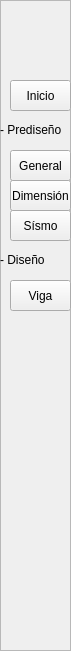
   <widget class="QFrame" name="buttons">
    <property name="geometry">
     <rect>
      <x>0</x>
      <y>0</y>
      <width>71</width>
      <height>651</height>
     </rect>
    </property>
    <property name="frameShape">
     <enum>QFrame::StyledPanel</enum>
    </property>
    <property name="frameShadow">
     <enum>QFrame::Raised</enum>
    </property>
    <widget class="QLabel" name="label_69">
     <property name="geometry">
      <rect>
       <x>0</x>
       <y>120</y>
       <width>71</width>
       <height>20</height>
      </rect>
     </property>
     <property name="text">
      <string>- Prediseño</string>
     </property>
    </widget>
    <widget class="QLabel" name="label_94">
     <property name="geometry">
      <rect>
       <x>0</x>
       <y>250</y>
       <width>71</width>
       <height>20</height>
      </rect>
     </property>
     <property name="text">
      <string>- Diseño</string>
     </property>
    </widget>
    <widget class="QPushButton" name="boton_frame_principal">
     <property name="geometry">
      <rect>
       <x>10</x>
       <y>80</y>
       <width>61</width>
       <height>31</height>
      </rect>
     </property>
     <property name="text">
      <string>Inicio</string>
     </property>
    </widget>
    <widget class="QPushButton" name="boton_frame_dimension">
     <property name="enabled">
      <bool>true</bool>
     </property>
     <property name="geometry">
      <rect>
       <x>10</x>
       <y>180</y>
       <width>61</width>
       <height>31</height>
      </rect>
     </property>
     <property name="text">
      <string>Dimensión</string>
     </property>
    </widget>
    <widget class="QPushButton" name="boton_frame_sismo">
     <property name="enabled">
      <bool>true</bool>
     </property>
     <property name="geometry">
      <rect>
       <x>10</x>
       <y>210</y>
       <width>61</width>
       <height>31</height>
      </rect>
     </property>
     <property name="text">
      <string>Sísmo</string>
     </property>
    </widget>
    <widget class="QPushButton" name="boton_frame_diseno_viga">
     <property name="enabled">
      <bool>true</bool>
     </property>
     <property name="geometry">
      <rect>
       <x>10</x>
       <y>280</y>
       <width>61</width>
       <height>31</height>
      </rect>
     </property>
     <property name="text">
      <string>Viga</string>
     </property>
    </widget>
    <widget class="QLabel" name="label_logo_pequeno">
     <property name="geometry">
      <rect>
       <x>10</x>
       <y>10</y>
       <width>61</width>
       <height>61</height>
      </rect>
     </property>
     <property name="styleSheet">
      <string notr="true"/>
     </property>
     <property name="frameShape">
      <enum>QFrame::NoFrame</enum>
     </property>
     <property name="text">
      <string/>
     </property>
     <property name="pixmap">
      <pixmap resource="../img/resource.qrc">:/imagenes/logo.png</pixmap>
     </property>
     <property name="scaledContents">
      <bool>true</bool>
     </property>
    </widget>
    <widget class="QPushButton" name="boton_frame_general">
     <property name="geometry">
      <rect>
       <x>10</x>
       <y>150</y>
       <width>61</width>
       <height>31</height>
      </rect>
     </property>
     <property name="text">
      <string>General</string>
     </property>
    </widget>
   </widget>
